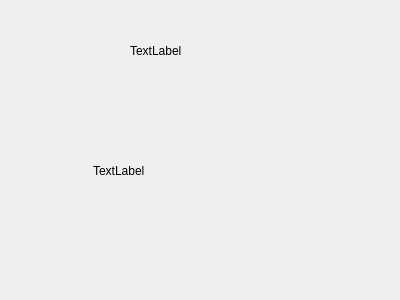
<?xml version="1.0" encoding="UTF-8"?>
<ui version="4.0">
 <class>addStock</class>
 <widget class="QWidget" name="addStock">
  <property name="geometry">
   <rect>
    <x>0</x>
    <y>0</y>
    <width>400</width>
    <height>300</height>
   </rect>
  </property>
  <property name="windowTitle">
   <string>Form</string>
  </property>
  <widget class="QLabel" name="label">
   <property name="geometry">
    <rect>
     <x>93</x>
     <y>110</y>
     <width>191</width>
     <height>121</height>
    </rect>
   </property>
   <property name="text">
    <string>TextLabel</string>
   </property>
  </widget>
  <widget class="QLabel" name="label_2">
   <property name="geometry">
    <rect>
     <x>130</x>
     <y>30</y>
     <width>181</width>
     <height>41</height>
    </rect>
   </property>
   <property name="text">
    <string>TextLabel</string>
   </property>
  </widget>
 </widget>
 <resources/>
 <connections/>
</ui>
